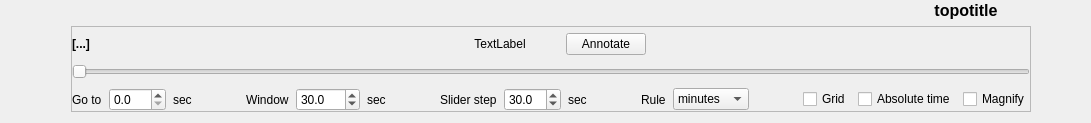
      <widget class="QWidget" name="layoutWidget">
       <layout class="QGridLayout" name="gridLayout_21">
        <property name="topMargin">
         <number>0</number>
        </property>
        <property name="rightMargin">
         <number>0</number>
        </property>
        <item row="0" column="1">
         <widget class="QWidget" name="_topoW" native="true">
          <property name="minimumSize">
           <size>
            <width>250</width>
            <height>0</height>
           </size>
          </property>
          <property name="maximumSize">
           <size>
            <width>300</width>
            <height>16777215</height>
           </size>
          </property>
          <layout class="QVBoxLayout" name="verticalLayout_31">
           <property name="spacing">
            <number>0</number>
           </property>
           <property name="leftMargin">
            <number>0</number>
           </property>
           <property name="topMargin">
            <number>0</number>
           </property>
           <property name="rightMargin">
            <number>0</number>
           </property>
           <property name="bottomMargin">
            <number>0</number>
           </property>
           <item>
            <layout class="QVBoxLayout" name="_topoLayout">
             <property name="topMargin">
              <number>0</number>
             </property>
             <item>
              <widget class="QLabel" name="_topoTitle">
               <property name="maximumSize">
                <size>
                 <width>16777215</width>
                 <height>40</height>
                </size>
               </property>
               <property name="font">
                <font>
                 <pointsize>12</pointsize>
                 <weight>75</weight>
                 <bold>true</bold>
                </font>
               </property>
               <property name="text">
                <string>topotitle</string>
               </property>
               <property name="alignment">
                <set>Qt::AlignCenter</set>
               </property>
              </widget>
             </item>
            </layout>
           </item>
          </layout>
         </widget>
        </item>
        <item row="0" column="0">
         <spacer name="horizontalSpacer_13">
          <property name="orientation">
           <enum>Qt::Horizontal</enum>
          </property>
          <property name="sizeHint" stdset="0">
           <size>
            <width>40</width>
            <height>20</height>
           </size>
          </property>
         </spacer>
        </item>
        <item row="1" column="0" colspan="2">
         <layout class="QHBoxLayout" name="horizontalLayout_3">
          <property name="spacing">
           <number>6</number>
          </property>
          <property name="leftMargin">
           <number>20</number>
          </property>
          <property name="topMargin">
           <number>0</number>
          </property>
          <property name="rightMargin">
           <number>20</number>
          </property>
          <property name="bottomMargin">
           <number>0</number>
          </property>
          <item>
           <spacer name="horizontalSpacer_17">
            <property name="orientation">
             <enum>Qt::Horizontal</enum>
            </property>
            <property name="sizeHint" stdset="0">
             <size>
              <width>40</width>
              <height>20</height>
             </size>
            </property>
           </spacer>
          </item>
          <item>
           <widget class="QFrame" name="_slFrame">
            <property name="minimumSize">
             <size>
              <width>0</width>
              <height>0</height>
             </size>
            </property>
            <property name="frameShape">
             <enum>QFrame::StyledPanel</enum>
            </property>
            <property name="frameShadow">
             <enum>QFrame::Raised</enum>
            </property>
            <layout class="QVBoxLayout" name="verticalLayout_15">
             <property name="spacing">
              <number>0</number>
             </property>
             <property name="leftMargin">
              <number>0</number>
             </property>
             <property name="topMargin">
              <number>0</number>
             </property>
             <property name="rightMargin">
              <number>0</number>
             </property>
             <property name="bottomMargin">
              <number>0</number>
             </property>
             <item>
              <layout class="QGridLayout" name="gridLayout_7">
               <property name="topMargin">
                <number>0</number>
               </property>
               <property name="horizontalSpacing">
                <number>7</number>
               </property>
               <property name="verticalSpacing">
                <number>9</number>
               </property>
               <item row="2" column="8">
                <widget class="QLabel" name="label_5">
                 <property name="text">
                  <string>Slider step</string>
                 </property>
                </widget>
               </item>
               <item row="2" column="2">
                <widget class="QLabel" name="label_12">
                 <property name="text">
                  <string>sec</string>
                 </property>
                </widget>
               </item>
               <item row="1" column="0" colspan="18">
                <widget class="QSlider" name="_SlVal">
                 <property name="orientation">
                  <enum>Qt::Horizontal</enum>
                 </property>
                 <property name="tickPosition">
                  <enum>QSlider::NoTicks</enum>
                 </property>
                 <property name="tickInterval">
                  <number>10</number>
                 </property>
                </widget>
               </item>
               <item row="2" column="3">
                <spacer name="horizontalSpacer_4">
                 <property name="orientation">
                  <enum>Qt::Horizontal</enum>
                 </property>
                 <property name="sizeType">
                  <enum>QSizePolicy::Maximum</enum>
                 </property>
                 <property name="sizeHint" stdset="0">
                  <size>
                   <width>40</width>
                   <height>20</height>
                  </size>
                 </property>
                </spacer>
               </item>
               <item row="2" column="10">
                <widget class="QLabel" name="label_6">
                 <property name="text">
                  <string>sec</string>
                 </property>
                </widget>
               </item>
               <item row="2" column="5">
                <widget class="QDoubleSpinBox" name="_SigWin">
                 <property name="decimals">
                  <number>1</number>
                 </property>
                 <property name="maximum">
                  <double>1000.000000000000000</double>
                 </property>
                 <property name="value">
                  <double>30.000000000000000</double>
                 </property>
                </widget>
               </item>
               <item row="2" column="6">
                <widget class="QLabel" name="label_4">
                 <property name="text">
                  <string>sec</string>
                 </property>
                </widget>
               </item>
               <item row="2" column="15">
                <widget class="QCheckBox" name="_slGrid">
                 <property name="text">
                  <string>Grid</string>
                 </property>
                 <property name="checked">
                  <bool>false</bool>
                 </property>
                </widget>
               </item>
               <item row="2" column="11">
                <spacer name="horizontalSpacer_6">
                 <property name="orientation">
                  <enum>Qt::Horizontal</enum>
                 </property>
                 <property name="sizeHint" stdset="0">
                  <size>
                   <width>40</width>
                   <height>20</height>
                  </size>
                 </property>
                </spacer>
               </item>
               <item row="2" column="13">
                <widget class="QComboBox" name="_slRules">
                 <property name="currentIndex">
                  <number>1</number>
                 </property>
                 <item>
                  <property name="text">
                   <string>seconds</string>
                  </property>
                 </item>
                 <item>
                  <property name="text">
                   <string>minutes</string>
                  </property>
                 </item>
                 <item>
                  <property name="text">
                   <string>hours</string>
                  </property>
                 </item>
                </widget>
               </item>
               <item row="2" column="0">
                <widget class="QLabel" name="label">
                 <property name="text">
                  <string>Go to</string>
                 </property>
                </widget>
               </item>
               <item row="2" column="7">
                <spacer name="horizontalSpacer_5">
                 <property name="orientation">
                  <enum>Qt::Horizontal</enum>
                 </property>
                 <property name="sizeType">
                  <enum>QSizePolicy::Expanding</enum>
                 </property>
                 <property name="sizeHint" stdset="0">
                  <size>
                   <width>40</width>
                   <height>20</height>
                  </size>
                 </property>
                </spacer>
               </item>
               <item row="2" column="9">
                <widget class="QDoubleSpinBox" name="_SigSlStep">
                 <property name="decimals">
                  <number>1</number>
                 </property>
                 <property name="minimum">
                  <double>0.100000000000000</double>
                 </property>
                 <property name="value">
                  <double>30.000000000000000</double>
                 </property>
                </widget>
               </item>
               <item row="2" column="1">
                <widget class="QDoubleSpinBox" name="_SlGoto">
                 <property name="decimals">
                  <number>1</number>
                 </property>
                </widget>
               </item>
               <item row="2" column="12">
                <widget class="QLabel" name="label_31">
                 <property name="text">
                  <string>Rule</string>
                 </property>
                </widget>
               </item>
               <item row="2" column="14">
                <spacer name="horizontalSpacer_3">
                 <property name="orientation">
                  <enum>Qt::Horizontal</enum>
                 </property>
                 <property name="sizeHint" stdset="0">
                  <size>
                   <width>40</width>
                   <height>20</height>
                  </size>
                 </property>
                </spacer>
               </item>
               <item row="2" column="4">
                <widget class="QLabel" name="label_3">
                 <property name="text">
                  <string>Window</string>
                 </property>
                </widget>
               </item>
               <item row="2" column="17">
                <widget class="QCheckBox" name="_slMagnify">
                 <property name="text">
                  <string>Magnify</string>
                 </property>
                </widget>
               </item>
               <item row="2" column="16">
                <widget class="QCheckBox" name="_slAbsTime">
                 <property name="text">
                  <string>Absolute time</string>
                 </property>
                </widget>
               </item>
               <item row="0" column="0" colspan="18">
                <layout class="QHBoxLayout" name="horizontalLayout_22">
                 <property name="topMargin">
                  <number>6</number>
                 </property>
                 <item>
                  <widget class="QLabel" name="_txtCursor">
                   <property name="font">
                    <font>
                     <weight>75</weight>
                     <bold>true</bold>
                    </font>
                   </property>
                   <property name="text">
                    <string>[...]</string>
                   </property>
                  </widget>
                 </item>
                 <item>
                  <spacer name="horizontalSpacer_18">
                   <property name="orientation">
                    <enum>Qt::Horizontal</enum>
                   </property>
                   <property name="sizeHint" stdset="0">
                    <size>
                     <width>40</width>
                     <height>20</height>
                    </size>
                   </property>
                  </spacer>
                 </item>
                 <item>
                  <widget class="QLabel" name="_SlText">
                   <property name="text">
                    <string>TextLabel</string>
                   </property>
                   <property name="alignment">
                    <set>Qt::AlignCenter</set>
                   </property>
                   <property name="margin">
                    <number>0</number>
                   </property>
                  </widget>
                 </item>
                 <item>
                  <spacer name="horizontalSpacer_33">
                   <property name="orientation">
                    <enum>Qt::Horizontal</enum>
                   </property>
                   <property name="sizeType">
                    <enum>QSizePolicy::Minimum</enum>
                   </property>
                   <property name="sizeHint" stdset="0">
                    <size>
                     <width>40</width>
                     <height>20</height>
                    </size>
                   </property>
                  </spacer>
                 </item>
                 <item>
                  <widget class="QPushButton" name="_AnnotateRun">
                   <property name="text">
                    <string>Annotate</string>
                   </property>
                  </widget>
                 </item>
                 <item>
                  <spacer name="horizontalSpacer_29">
                   <property name="orientation">
                    <enum>Qt::Horizontal</enum>
                   </property>
                   <property name="sizeHint" stdset="0">
                    <size>
                     <width>40</width>
                     <height>20</height>
                    </size>
                   </property>
                  </spacer>
                 </item>
                </layout>
               </item>
              </layout>
             </item>
            </layout>
           </widget>
          </item>
          <item>
           <spacer name="horizontalSpacer_16">
            <property name="orientation">
             <enum>Qt::Horizontal</enum>
            </property>
            <property name="sizeHint" stdset="0">
             <size>
              <width>40</width>
              <height>20</height>
             </size>
            </property>
           </spacer>
          </item>
         </layout>
        </item>
       </layout>
      </widget>
